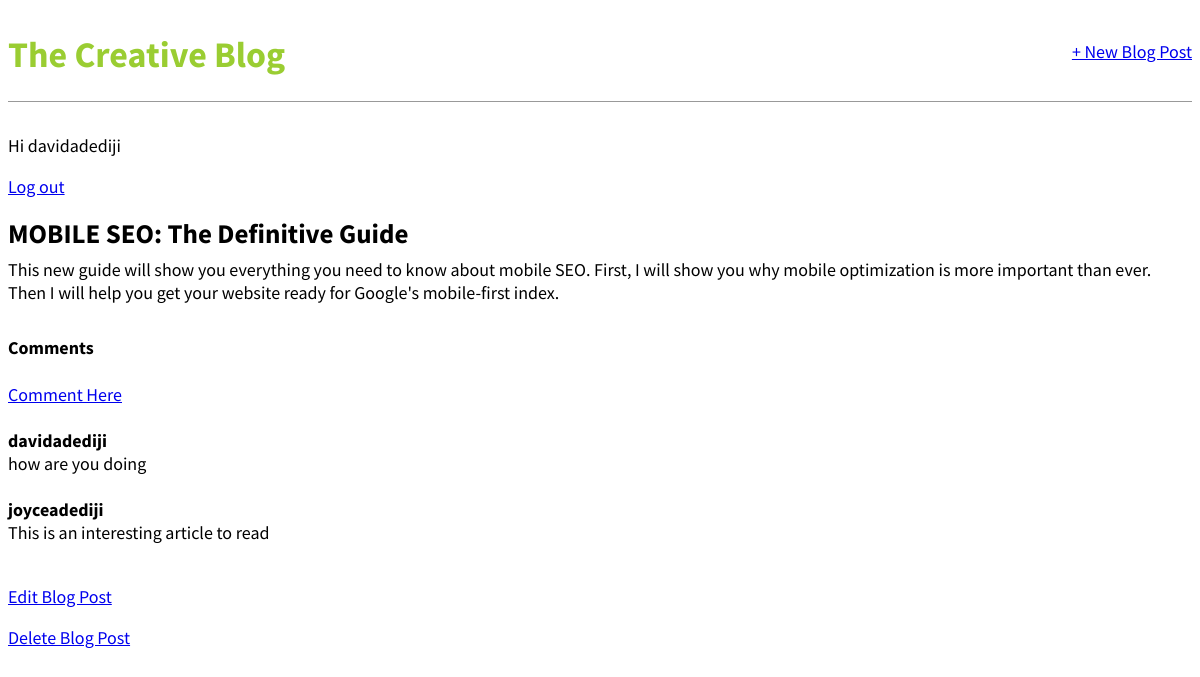
The app's page /post/1 (signed in) with its own data.
### blog/models.py (models this page shows, shortened)
class Post(models.Model):
    title=models.CharField(max_length=200)
    author=models.ForeignKey('auth.User', on_delete=models.CASCADE)
    body=models.TextField()

class Comment(models.Model):
  post = models.ForeignKey(Post, on_delete = models.CASCADE, related_name='comments')
  name = models.CharField(max_length=200)
  body = models.TextField()

### blog/views.py (the view)
# urls.py: path('post/<int:pk>', BlogDetailView.as_view(), name='post_detail'),
class BlogDetailView(DetailView):
    model=Post
    template_name = 'post_detail.html'

### templates/post_detail.html
{% extends 'base.html' %}
{% block content %}
<div class="post-entry">
    <h2>{{post.title}}</h2>
    <p>{{post.body}}</p>
</div>
<h4>Comments</h4>
{% if not post.comments.all %}
No comments yet..
<p><a href="{% url 'post_comment' post.pk %}">Add</a></p>
{% else %}
<a href="{% url 'post_comment' post.pk %}">Comment Here</a>
<br><br>
{% for comment in post.comments.all %}
<strong>
    {{ comment.name }}
</strong>
<br>
{{ comment.body }}
<br><br>
{% endfor %}
{% endif %}
<p>
    <a href="{% url 'post_edit' post.pk %}">Edit Blog Post</a>
</p>
<p>
    <a href="{% url 'post_delete' post.pk %}">Delete Blog Post</a>
</p>
{% endblock content %}

### templates/base.html (shortened to what this page needs)
{% load static %}
<!DOCTYPE html>
<head>
    <link rel="stylesheet" href="{% static 'css/base.css' %}">
</head>
<body>
    <div>
        <header>
            <div class="nav-left">
                <h1><a href="{% url 'home'%}">The Creative Blog</a></h1>
            </div>
            <div class="nav-right">
                <a href="{% url 'post_new' %}">+ New Blog Post</a>
            </div>
        </header>
        {% if user.is_authenticated %}
        <p>Hi {{user.username}}</p>
        <p><a href="{% url 'logout' %}">Log out</a></p>
        {% else %}
        <p> You are not logged in. </p>
        <a href="{% url 'login' %}">Log In</a>
        <a href="{% url 'signup' %}">|&nbsp SignUp</a>
        {% endif %}
        {% block content %}
        {% endblock content %}
    </div>
</body>
</html>

### static/css/base.css (style rules this page uses)
body { font-family: 'Source Sans Pro', sans-serif; font-size: 18px; }
header { border-bottom: 1px solid #999; margin-bottom: 2rem; display: flex; }
header h1 a { color: yellowgreen; text-decoration: none; }
.nav-left { margin-right: auto; }
.nav-right { display: flex; padding-top: 2rem; }
.post-entry { margin-bottom: 2rem; }
.post-entry h2 { margin: 0.5rem 0; }
.post-entry p { margin: 0; font-weight: 400; }

### records on screen
Post: title "MOBILE SEO: The Definitive Guide", body "This new guide will show you everything you need to know about mobile SEO. First, I will show you why mobile optimization is more important than ever. Then I will help you get your website ready for Google's mobile-first index."
Comment: name "davidadediji", body "how are you doing"
Comment: name "joyceadediji", body "This is an interesting article to read"

### other values on screen
{{ user.username }} "davidadediji"
